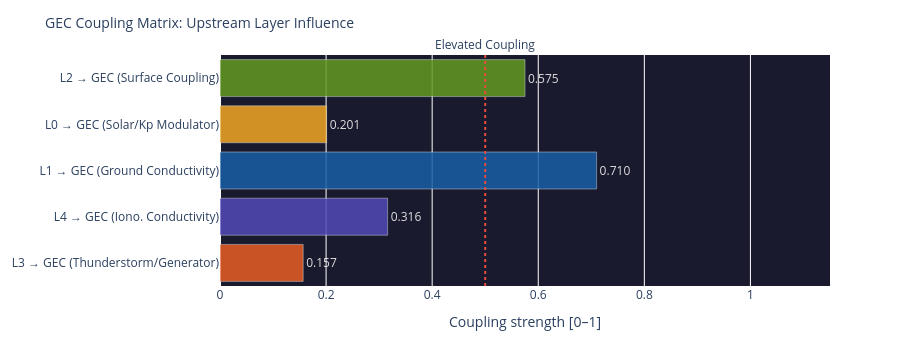

Notebook cell for this chart:
### Code cell
# ============================================================
# COUPLING MATRIX – How strongly does each layer influence the GEC?
# ============================================================

# Coupling strengths (0–1) from upstream layer scores
def safe(v, default=0.0):
    return float(v) if v is not None else default

coupling = {
    'L3 → GEC\n(Thunderstorm/Generator)':    safe(l3_thunder_score, 0.15),
    'L4 → GEC\n(Iono. Conductivity)':    safe(l4_ioniz, 0.3),
    'L1 → GEC\n(Ground Conductivity)':   0.71,   # stabil (Ozeananteil)
    'L0 → GEC\n(Solar/Kp Modulator)':    safe(layer0.get('score') if layer0 else None, 0.25),
    'L2 → GEC\n(Surface Coupling)':      safe(layer2.get('components',{}).get('Elec. Surface Coupling',{}).get('score') if layer2 else None, 0.3),
}

names  = list(coupling.keys())
values = list(coupling.values())
colors = ['#E85D24','#534AB7','#185FA5','#F2A623','#639922']

fig = go.Figure(go.Bar(
    x=values, y=names,
    orientation='h',
    marker_color=colors, opacity=0.85,
    text=[f'{v:.3f}' for v in values],
    textposition='outside',
    textfont=dict(color='white')
))
fig.add_vline(x=0.5, line_dash='dot', line_color='#e74c3c',
              annotation_text='Elevated Coupling', annotation_position='top')
fig.update_layout(
    title=dict(text='GEC Coupling Matrix: Upstream Layer Influence', font=dict(size=14)),
    xaxis=dict(title='Coupling strength [0–1]', range=[0, 1.15]),
    height=340, plot_bgcolor='#1a1a2e', paper_bgcolor='rgba(0,0,0,0)',
    margin=dict(l=180, r=70, t=55, b=40)
)
fig.show()

### Figure 1 — Plotly figure (JSON) as saved in the notebook; plotly's stock layout.template omitted (floating-point values rounded to 4 significant figures)
{"data": [{"marker": {"color": ["#E85D24", "#534AB7", "#185FA5", "#F2A623", "#639922"]}, "opacity": 0.85, "orientation": "h", "text": ["0.157", "0.316", "0.710", "0.201", "0.575"], "textfont": {"color": "white"}, "textposition": "outside", "type": "bar", "x": [0.1568, 0.316, 0.71, 0.201, 0.575], "y": ["L3 → GEC\n(Thunderstorm/Generator)", "L4 → GEC\n(Iono. Conductivity)", "L1 → GEC\n(Ground Conductivity)", "L0 → GEC\n(Solar/Kp Modulator)", "L2 → GEC\n(Surface Coupling)"]}], "layout": {"annotations": [{"showarrow": false, "text": "Elevated Coupling", "x": 0.5, "xanchor": "center", "xref": "x", "y": 1, "yanchor": "bottom", "yref": "y domain"}], "height": 340, "margin": {"b": 40, "l": 180, "r": 70, "t": 55}, "paper_bgcolor": "rgba(0,0,0,0)", "plot_bgcolor": "#1a1a2e", "shapes": [{"line": {"color": "#e74c3c", "dash": "dot"}, "type": "line", "x0": 0.5, "x1": 0.5, "xref": "x", "y0": 0, "y1": 1, "yref": "y domain"}], "title": {"font": {"size": 14}, "text": "GEC Coupling Matrix: Upstream Layer Influence"}, "xaxis": {"range": [0, 1.15], "title": {"text": "Coupling strength [0–1]"}}}}
